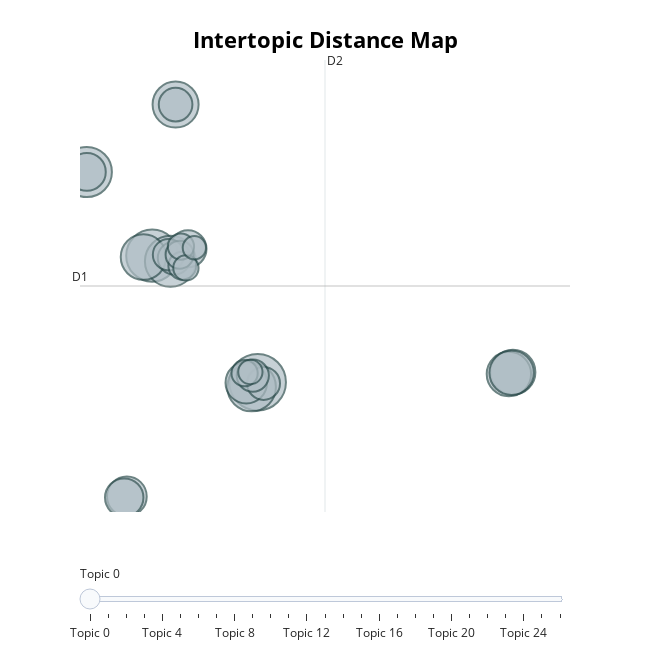

The code cell stored with this chart in its notebook:
### Code cell
model.visualize_topics()

### Figure 1 — Plotly figure (JSON) as saved in the notebook; plotly's stock layout.template omitted (floating-point values rounded to 4 significant figures)
{"data": [{"customdata": [[0, "writing | feedback | automated | efl | apos", 65], [1, "mobile | learning | smartphones | devices | assisted", 55], [2, "game | games | digital | gaming | gamification", 53], [3, "multimodal | video | videoconferencing | interactions | multimedia", 51], [4, "collaborative | writing | wiki | l2 | mediated", 48], [5, "listening | comprehension | captions | effects | video", 43], [6, "virtual | reality | 3d | immersive | worlds", 42], [7, "call | research | teacher | the | of", 41], [8, "technology | teachers | adoption | technological | pedagogical", 40], [9, "language | learning | computer | technology | assisted", 40], [10, "pronunciation | training | asr | speech | l2", 35], [11, "intercultural | competence | exchange | facebook | foreign", 32], [12, "telecollaboration | telecollaborative | intercultural | in | service", 30], [13, "oral | anxiety | communication | mediated | life", 29], [14, "online | higher | courses | faculty | education", 28], [15, "vocabulary | glosses | l2 | acquisition | comprehension", 23], [16, "storytelling | digital | stories | story | writing", 22], [17, "flipped | classroom | flipping | model | classrooms", 22], [18, "corpus | corpora | teacher | adverbials | collocation", 21], [19, "reading | readers | strategy | strategies | online", 20], [20, "blended | learning | an | approach | inquiry", 16], [21, "moocs | mooc | analytics | quality | college", 16], [22, "online | informal | language | networking | culture", 14], [23, "covid | 19 | pandemic | post | during", 14], [24, "virtual | presence | professional | participation | exchange", 13], [25, "driven | data | learning | retesting | challenge", 12], [26, "discussion | team | group | how | forums", 11]], "hovertemplate": "<b>Topic %{customdata[0]}</b><br>%{customdata[1]}<br>Size: %{customdata[2]}", "legendgroup": "", "marker": {"color": "#B0BEC5", "line": {"color": "DarkSlateGrey", "width": 2}, "size": [65, 55, 53, 51, 48, 43, 42, 41, 40, 40, 35, 32, 30, 29, 28, 23, 22, 22, 21, 20, 16, 16, 14, 14, 13, 12, 11], "sizemode": "area", "sizeref": 0.04063, "symbol": "circle"}, "mode": "markers", "name": "", "orientation": "v", "showlegend": false, "type": "scatter", "x": [4.952, 0.7794, 1.501, -1.807, 4.713, 1.705, 0.4339, 15.05, 14.89, 15.0, 4.501, -0.2235, -0.3281, -1.806, 2.194, 1.705, 5.186, 1.651, 4.76, 1.425, 1.974, 1.864, 4.436, 1.916, 2.113, 4.664, 2.447], "xaxis": "x", "y": [1.666, 12.46, 11.98, 19.59, 1.254, 25.34, 12.33, 2.52, 2.36, 2.468, 1.623, -8.073, -8.179, 19.6, 13.04, 25.34, 1.56, 12.26, 2.232, 12.54, 11.6, 12.54, 2.431, 13.24, 11.41, 2.535, 13.13], "yaxis": "y"}], "layout": {"annotations": [{"showarrow": false, "text": "D1", "x": -2.078, "y": 9.87, "yshift": 10}, {"showarrow": false, "text": "D2", "x": 7.617, "xshift": 10, "y": 29.15}], "height": 650, "hoverlabel": {"bgcolor": "white", "font": {"family": "Rockwell", "size": 16}}, "legend": {"itemsizing": "constant", "tracegroupgap": 0}, "margin": {"t": 60}, "shapes": [{"line": {"color": "#CFD8DC", "width": 2}, "type": "line", "x0": 7.617, "x1": 7.617, "y0": -9.405, "y1": 29.15}, {"line": {"color": "#9E9E9E", "width": 2}, "type": "line", "x0": -2.078, "x1": 17.31, "y0": 9.87, "y1": 9.87}], "sliders": [{"active": 0, "pad": {"t": 50}, "steps": [{"args": [{"marker.color": [["red", "#B0BEC5", "#B0BEC5", "#B0BEC5", "#B0BEC5", "#B0BEC5", "#B0BEC5", "#B0BEC5", "#B0BEC5", "#B0BEC5", "#B0BEC5", "#B0BEC5", "#B0BEC5", "#B0BEC5", "#B0BEC5", "#B0BEC5", "#B0BEC5", "#B0BEC5", "#B0BEC5", "#B0BEC5", "#B0BEC5", "#B0BEC5", "#B0BEC5", "#B0BEC5", "#B0BEC5", "#B0BEC5", "#B0BEC5"]]}], "label": "Topic 0", "method": "update"}, {"args": [{"marker.color": [["#B0BEC5", "red", "#B0BEC5", "#B0BEC5", "#B0BEC5", "#B0BEC5", "#B0BEC5", "#B0BEC5", "#B0BEC5", "#B0BEC5", "#B0BEC5", "#B0BEC5", "#B0BEC5", "#B0BEC5", "#B0BEC5", "#B0BEC5", "#B0BEC5", "#B0BEC5", "#B0BEC5", "#B0BEC5", "#B0BEC5", "#B0BEC5", "#B0BEC5", "#B0BEC5", "#B0BEC5", "#B0BEC5", "#B0BEC5"]]}], "label": "Topic 1", "method": "update"}, {"args": [{"marker.color": [["#B0BEC5", "#B0BEC5", "red", "#B0BEC5", "#B0BEC5", "#B0BEC5", "#B0BEC5", "#B0BEC5", "#B0BEC5", "#B0BEC5", "#B0BEC5", "#B0BEC5", "#B0BEC5", "#B0BEC5", "#B0BEC5", "#B0BEC5", "#B0BEC5", "#B0BEC5", "#B0BEC5", "#B0BEC5", "#B0BEC5", "#B0BEC5", "#B0BEC5", "#B0BEC5", "#B0BEC5", "#B0BEC5", "#B0BEC5"]]}], "label": "Topic 2", "method": "update"}, {"args": [{"marker.color": [["#B0BEC5", "#B0BEC5", "#B0BEC5", "red", "#B0BEC5", "#B0BEC5", "#B0BEC5", "#B0BEC5", "#B0BEC5", "#B0BEC5", "#B0BEC5", "#B0BEC5", "#B0BEC5", "#B0BEC5", "#B0BEC5", "#B0BEC5", "#B0BEC5", "#B0BEC5", "#B0BEC5", "#B0BEC5", "#B0BEC5", "#B0BEC5", "#B0BEC5", "#B0BEC5", "#B0BEC5", "#B0BEC5", "#B0BEC5"]]}], "label": "Topic 3", "method": "update"}, {"args": [{"marker.color": [["#B0BEC5", "#B0BEC5", "#B0BEC5", "#B0BEC5", "red", "#B0BEC5", "#B0BEC5", "#B0BEC5", "#B0BEC5", "#B0BEC5", "#B0BEC5", "#B0BEC5", "#B0BEC5", "#B0BEC5", "#B0BEC5", "#B0BEC5", "#B0BEC5", "#B0BEC5", "#B0BEC5", "#B0BEC5", "#B0BEC5", "#B0BEC5", "#B0BEC5", "#B0BEC5", "#B0BEC5", "#B0BEC5", "#B0BEC5"]]}], "label": "Topic 4", "method": "update"}, {"args": [{"marker.color": [["#B0BEC5", "#B0BEC5", "#B0BEC5", "#B0BEC5", "#B0BEC5", "red", "#B0BEC5", "#B0BEC5", "#B0BEC5", "#B0BEC5", "#B0BEC5", "#B0BEC5", "#B0BEC5", "#B0BEC5", "#B0BEC5", "#B0BEC5", "#B0BEC5", "#B0BEC5", "#B0BEC5", "#B0BEC5", "#B0BEC5", "#B0BEC5", "#B0BEC5", "#B0BEC5", "#B0BEC5", "#B0BEC5", "#B0BEC5"]]}], "label": "Topic 5", "method": "update"}, {"args": [{"marker.color": [["#B0BEC5", "#B0BEC5", "#B0BEC5", "#B0BEC5", "#B0BEC5", "#B0BEC5", "red", "#B0BEC5", "#B0BEC5", "#B0BEC5", "#B0BEC5", "#B0BEC5", "#B0BEC5", "#B0BEC5", "#B0BEC5", "#B0BEC5", "#B0BEC5", "#B0BEC5", "#B0BEC5", "#B0BEC5", "#B0BEC5", "#B0BEC5", "#B0BEC5", "#B0BEC5", "#B0BEC5", "#B0BEC5", "#B0BEC5"]]}], "label": "Topic 6", "method": "update"}, {"args": [{"marker.color": [["#B0BEC5", "#B0BEC5", "#B0BEC5", "#B0BEC5", "#B0BEC5", "#B0BEC5", "#B0BEC5", "red", "#B0BEC5", "#B0BEC5", "#B0BEC5", "#B0BEC5", "#B0BEC5", "#B0BEC5", "#B0BEC5", "#B0BEC5", "#B0BEC5", "#B0BEC5", "#B0BEC5", "#B0BEC5", "#B0BEC5", "#B0BEC5", "#B0BEC5", "#B0BEC5", "#B0BEC5", "#B0BEC5", "#B0BEC5"]]}], "label": "Topic 7", "method": "update"}, {"args": [{"marker.color": [["#B0BEC5", "#B0BEC5", "#B0BEC5", "#B0BEC5", "#B0BEC5", "#B0BEC5", "#B0BEC5", "#B0BEC5", "red", "#B0BEC5", "#B0BEC5", "#B0BEC5", "#B0BEC5", "#B0BEC5", "#B0BEC5", "#B0BEC5", "#B0BEC5", "#B0BEC5", "#B0BEC5", "#B0BEC5", "#B0BEC5", "#B0BEC5", "#B0BEC5", "#B0BEC5", "#B0BEC5", "#B0BEC5", "#B0BEC5"]]}], "label": "Topic 8", "method": "update"}, {"args": [{"marker.color": [["#B0BEC5", "#B0BEC5", "#B0BEC5", "#B0BEC5", "#B0BEC5", "#B0BEC5", "#B0BEC5", "#B0BEC5", "#B0BEC5", "red", "#B0BEC5", "#B0BEC5", "#B0BEC5", "#B0BEC5", "#B0BEC5", "#B0BEC5", "#B0BEC5", "#B0BEC5", "#B0BEC5", "#B0BEC5", "#B0BEC5", "#B0BEC5", "#B0BEC5", "#B0BEC5", "#B0BEC5", "#B0BEC5", "#B0BEC5"]]}], "label": "Topic 9", "method": "update"}, {"args": [{"marker.color": [["#B0BEC5", "#B0BEC5", "#B0BEC5", "#B0BEC5", "#B0BEC5", "#B0BEC5", "#B0BEC5", "#B0BEC5", "#B0BEC5", "#B0BEC5", "red", "#B0BEC5", "#B0BEC5", "#B0BEC5", "#B0BEC5", "#B0BEC5", "#B0BEC5", "#B0BEC5", "#B0BEC5", "#B0BEC5", "#B0BEC5", "#B0BEC5", "#B0BEC5", "#B0BEC5", "#B0BEC5", "#B0BEC5", "#B0BEC5"]]}], "label": "Topic 10", "method": "update"}, {"args": [{"marker.color": [["#B0BEC5", "#B0BEC5", "#B0BEC5", "#B0BEC5", "#B0BEC5", "#B0BEC5", "#B0BEC5", "#B0BEC5", "#B0BEC5", "#B0BEC5", "#B0BEC5", "red", "#B0BEC5", "#B0BEC5", "#B0BEC5", "#B0BEC5", "#B0BEC5", "#B0BEC5", "#B0BEC5", "#B0BEC5", "#B0BEC5", "#B0BEC5", "#B0BEC5", "#B0BEC5", "#B0BEC5", "#B0BEC5", "#B0BEC5"]]}], "label": "Topic 11", "method": "update"}, {"args": [{"marker.color": [["#B0BEC5", "#B0BEC5", "#B0BEC5", "#B0BEC5", "#B0BEC5", "#B0BEC5", "#B0BEC5", "#B0BEC5", "#B0BEC5", "#B0BEC5", "#B0BEC5", "#B0BEC5", "red", "#B0BEC5", "#B0BEC5", "#B0BEC5", "#B0BEC5", "#B0BEC5", "#B0BEC5", "#B0BEC5", "#B0BEC5", "#B0BEC5", "#B0BEC5", "#B0BEC5", "#B0BEC5", "#B0BEC5", "#B0BEC5"]]}], "label": "Topic 12", "method": "update"}, {"args": [{"marker.color": [["#B0BEC5", "#B0BEC5", "#B0BEC5", "#B0BEC5", "#B0BEC5", "#B0BEC5", "#B0BEC5", "#B0BEC5", "#B0BEC5", "#B0BEC5", "#B0BEC5", "#B0BEC5", "#B0BEC5", "red", "#B0BEC5", "#B0BEC5", "#B0BEC5", "#B0BEC5", "#B0BEC5", "#B0BEC5", "#B0BEC5", "#B0BEC5", "#B0BEC5", "#B0BEC5", "#B0BEC5", "#B0BEC5", "#B0BEC5"]]}], "label": "Topic 13", "method": "update"}, {"args": [{"marker.color": [["#B0BEC5", "#B0BEC5", "#B0BEC5", "#B0BEC5", "#B0BEC5", "#B0BEC5", "#B0BEC5", "#B0BEC5", "#B0BEC5", "#B0BEC5", "#B0BEC5", "#B0BEC5", "#B0BEC5", "#B0BEC5", "red", "#B0BEC5", "#B0BEC5", "#B0BEC5", "#B0BEC5", "#B0BEC5", "#B0BEC5", "#B0BEC5", "#B0BEC5", "#B0BEC5", "#B0BEC5", "#B0BEC5", "#B0BEC5"]]}], "label": "Topic 14", "method": "update"}, {"args": [{"marker.color": [["#B0BEC5", "#B0BEC5", "#B0BEC5", "#B0BEC5", "#B0BEC5", "#B0BEC5", "#B0BEC5", "#B0BEC5", "#B0BEC5", "#B0BEC5", "#B0BEC5", "#B0BEC5", "#B0BEC5", "#B0BEC5", "#B0BEC5", "red", "#B0BEC5", "#B0BEC5", "#B0BEC5", "#B0BEC5", "#B0BEC5", "#B0BEC5", "#B0BEC5", "#B0BEC5", "#B0BEC5", "#B0BEC5", "#B0BEC5"]]}], "label": "Topic 15", "method": "update"}, {"args": [{"marker.color": [["#B0BEC5", "#B0BEC5", "#B0BEC5", "#B0BEC5", "#B0BEC5", "#B0BEC5", "#B0BEC5", "#B0BEC5", "#B0BEC5", "#B0BEC5", "#B0BEC5", "#B0BEC5", "#B0BEC5", "#B0BEC5", "#B0BEC5", "#B0BEC5", "red", "#B0BEC5", "#B0BEC5", "#B0BEC5", "#B0BEC5", "#B0BEC5", "#B0BEC5", "#B0BEC5", "#B0BEC5", "#B0BEC5", "#B0BEC5"]]}], "label": "Topic 16", "method": "update"}, {"args": [{"marker.color": [["#B0BEC5", "#B0BEC5", "#B0BEC5", "#B0BEC5", "#B0BEC5", "#B0BEC5", "#B0BEC5", "#B0BEC5", "#B0BEC5", "#B0BEC5", "#B0BEC5", "#B0BEC5", "#B0BEC5", "#B0BEC5", "#B0BEC5", "#B0BEC5", "#B0BEC5", "red", "#B0BEC5", "#B0BEC5", "#B0BEC5", "#B0BEC5", "#B0BEC5", "#B0BEC5", "#B0BEC5", "#B0BEC5", "#B0BEC5"]]}], "label": "Topic 17", "method": "update"}, {"args": [{"marker.color": [["#B0BEC5", "#B0BEC5", "#B0BEC5", "#B0BEC5", "#B0BEC5", "#B0BEC5", "#B0BEC5", "#B0BEC5", "#B0BEC5", "#B0BEC5", "#B0BEC5", "#B0BEC5", "#B0BEC5", "#B0BEC5", "#B0BEC5", "#B0BEC5", "#B0BEC5", "#B0BEC5", "red", "#B0BEC5", "#B0BEC5", "#B0BEC5", "#B0BEC5", "#B0BEC5", "#B0BEC5", "#B0BEC5", "#B0BEC5"]]}], "label": "Topic 18", "method": "update"}, {"args": [{"marker.color": [["#B0BEC5", "#B0BEC5", "#B0BEC5", "#B0BEC5", "#B0BEC5", "#B0BEC5", "#B0BEC5", "#B0BEC5", "#B0BEC5", "#B0BEC5", "#B0BEC5", "#B0BEC5", "#B0BEC5", "#B0BEC5", "#B0BEC5", "#B0BEC5", "#B0BEC5", "#B0BEC5", "#B0BEC5", "red", "#B0BEC5", "#B0BEC5", "#B0BEC5", "#B0BEC5", "#B0BEC5", "#B0BEC5", "#B0BEC5"]]}], "label": "Topic 19", "method": "update"}, {"args": [{"marker.color": [["#B0BEC5", "#B0BEC5", "#B0BEC5", "#B0BEC5", "#B0BEC5", "#B0BEC5", "#B0BEC5", "#B0BEC5", "#B0BEC5", "#B0BEC5", "#B0BEC5", "#B0BEC5", "#B0BEC5", "#B0BEC5", "#B0BEC5", "#B0BEC5", "#B0BEC5", "#B0BEC5", "#B0BEC5", "#B0BEC5", "red", "#B0BEC5", "#B0BEC5", "#B0BEC5", "#B0BEC5", "#B0BEC5", "#B0BEC5"]]}], "label": "Topic 20", "method": "update"}, {"args": [{"marker.color": [["#B0BEC5", "#B0BEC5", "#B0BEC5", "#B0BEC5", "#B0BEC5", "#B0BEC5", "#B0BEC5", "#B0BEC5", "#B0BEC5", "#B0BEC5", "#B0BEC5", "#B0BEC5", "#B0BEC5", "#B0BEC5", "#B0BEC5", "#B0BEC5", "#B0BEC5", "#B0BEC5", "#B0BEC5", "#B0BEC5", "#B0BEC5", "red", "#B0BEC5", "#B0BEC5", "#B0BEC5", "#B0BEC5", "#B0BEC5"]]}], "label": "Topic 21", "method": "update"}, {"args": [{"marker.color": [["#B0BEC5", "#B0BEC5", "#B0BEC5", "#B0BEC5", "#B0BEC5", "#B0BEC5", "#B0BEC5", "#B0BEC5", "#B0BEC5", "#B0BEC5", "#B0BEC5", "#B0BEC5", "#B0BEC5", "#B0BEC5", "#B0BEC5", "#B0BEC5", "#B0BEC5", "#B0BEC5", "#B0BEC5", "#B0BEC5", "#B0BEC5", "#B0BEC5", "red", "#B0BEC5", "#B0BEC5", "#B0BEC5", "#B0BEC5"]]}], "label": "Topic 22", "method": "update"}, {"args": [{"marker.color": [["#B0BEC5", "#B0BEC5", "#B0BEC5", "#B0BEC5", "#B0BEC5", "#B0BEC5", "#B0BEC5", "#B0BEC5", "#B0BEC5", "#B0BEC5", "#B0BEC5", "#B0BEC5", "#B0BEC5", "#B0BEC5", "#B0BEC5", "#B0BEC5", "#B0BEC5", "#B0BEC5", "#B0BEC5", "#B0BEC5", "#B0BEC5", "#B0BEC5", "#B0BEC5", "red", "#B0BEC5", "#B0BEC5", "#B0BEC5"]]}], "label": "Topic 23", "method": "update"}, {"args": [{"marker.color": [["#B0BEC5", "#B0BEC5", "#B0BEC5", "#B0BEC5", "#B0BEC5", "#B0BEC5", "#B0BEC5", "#B0BEC5", "#B0BEC5", "#B0BEC5", "#B0BEC5", "#B0BEC5", "#B0BEC5", "#B0BEC5", "#B0BEC5", "#B0BEC5", "#B0BEC5", "#B0BEC5", "#B0BEC5", "#B0BEC5", "#B0BEC5", "#B0BEC5", "#B0BEC5", "#B0BEC5", "red", "#B0BEC5", "#B0BEC5"]]}], "label": "Topic 24", "method": "update"}, {"args": [{"marker.color": [["#B0BEC5", "#B0BEC5", "#B0BEC5", "#B0BEC5", "#B0BEC5", "#B0BEC5", "#B0BEC5", "#B0BEC5", "#B0BEC5", "#B0BEC5", "#B0BEC5", "#B0BEC5", "#B0BEC5", "#B0BEC5", "#B0BEC5", "#B0BEC5", "#B0BEC5", "#B0BEC5", "#B0BEC5", "#B0BEC5", "#B0BEC5", "#B0BEC5", "#B0BEC5", "#B0BEC5", "#B0BEC5", "red", "#B0BEC5"]]}], "label": "Topic 25", "method": "update"}, {"args": [{"marker.color": [["#B0BEC5", "#B0BEC5", "#B0BEC5", "#B0BEC5", "#B0BEC5", "#B0BEC5", "#B0BEC5", "#B0BEC5", "#B0BEC5", "#B0BEC5", "#B0BEC5", "#B0BEC5", "#B0BEC5", "#B0BEC5", "#B0BEC5", "#B0BEC5", "#B0BEC5", "#B0BEC5", "#B0BEC5", "#B0BEC5", "#B0BEC5", "#B0BEC5", "#B0BEC5", "#B0BEC5", "#B0BEC5", "#B0BEC5", "red"]]}], "label": "Topic 26", "method": "update"}]}], "title": {"font": {"color": "Black", "size": 22}, "text": "<b>Intertopic Distance Map</b>", "x": 0.5, "xanchor": "center", "y": 0.95, "yanchor": "top"}, "width": 650, "xaxis": {"anchor": "y", "domain": [0, 1], "range": [-2.078, 17.31], "title": {"text": ""}, "visible": false}, "yaxis": {"anchor": "x", "domain": [0, 1], "range": [-9.405, 29.15], "title": {"text": ""}, "visible": false}}}
